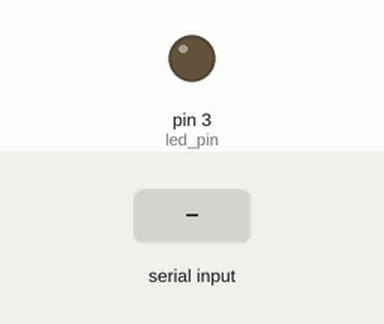
Simulated run of this sketch. Board: Arduino Uno, built with avr-gcc and run on an emulated ATmega328P. Shown: output pins drawn as LEDs (lit = HIGH). Inputs (shaded band) come from the test bench.

Above: at 1.2 s.
1.3 s: "u" received over Serial
At 1.9 s:
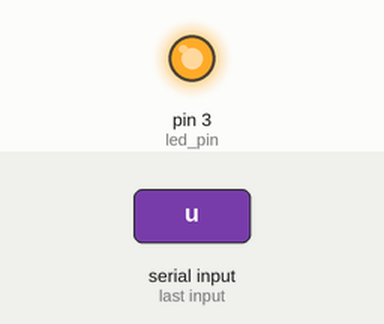
2.8 s: "d" received over Serial
At 3.1 s:
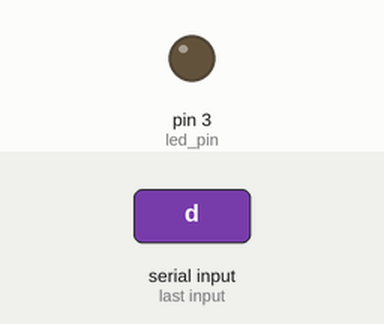
Timing chart, 0 to 5.8 s (numbered marks = the images above; inputs shaded):
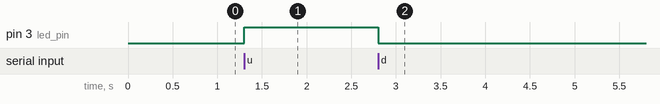

The sketch:

ard.ino
```cpp
#define led_pin 3
#define sensor_pin A0

void setup() {
  Serial.begin(9600);
  pinMode(led_pin, OUTPUT);

}

void loop() {
  if (Serial.available() > 0){
    char message = Serial.read();
    //digitalWrite(led_pin, LOW HIGH);
    //digitalWrite(led_pin, message);
    if (message == 'u'){
      digitalWrite(led_pin, HIGH);
    }
    else if (message == 'd'){
      digitalWrite(led_pin, LOW);
    }
    else if (message == 'n') {
       int val = analogRead(sensor_pin);
       val = map(val,0,1023,100,999);
       Serial.print(val);
    }
    else{
      Serial.println("Unknow message");
    }
  }

}
```

Measured:
- after the input at 1.3 s, pin 3 (led_pin): LOW → HIGH at once
- after the input at 2.8 s, pin 3 (led_pin): HIGH → LOW at once
